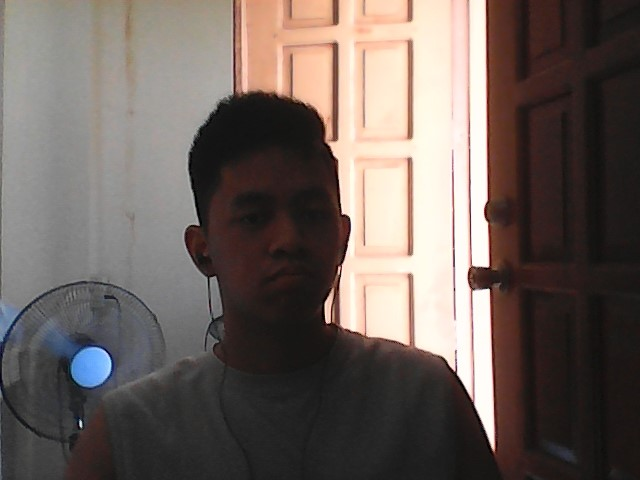
#> input picture Pic1.jpg, 640 x 480 px
$ python SinglePicTest.py
#> lines starting #> are read from the running program, lines starting #| are printed output that depends on the picture; after the words box and inside, x2 and y2 are one past the last pixel; in counts of white or black regions, pixels touching at a corner belong together
import cv2

# Uses Haar Cascade
face_cascade = cv2.CascadeClassifier('haarcascade_frontalface_default.xml')

# Read the input image
img = cv2.imread('Pic1.jpg')
#> img is the input picture: shape (480, 640, 3); mean B, G, R 92.7, 98, 108.7

# Convert into grayscale
gray = cv2.cvtColor(img, cv2.COLOR_BGR2GRAY)
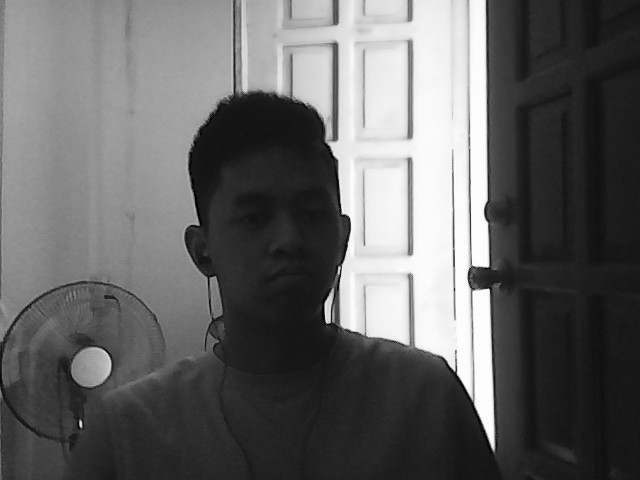
#> gray: shape (480, 640); min 0, max 255, mean 100.6
# Detect faces
faces = face_cascade.detectMultiScale(gray, 1.1, 4)
#> faces = [[350, 227, 72, 72]]
# Draw rectangle around the faces
for (x, y, w, h) in faces:
    cv2.rectangle(img, (x, y), (x+w, y+h), (255, 0, 0), 2)
#> this loop made 1 pass
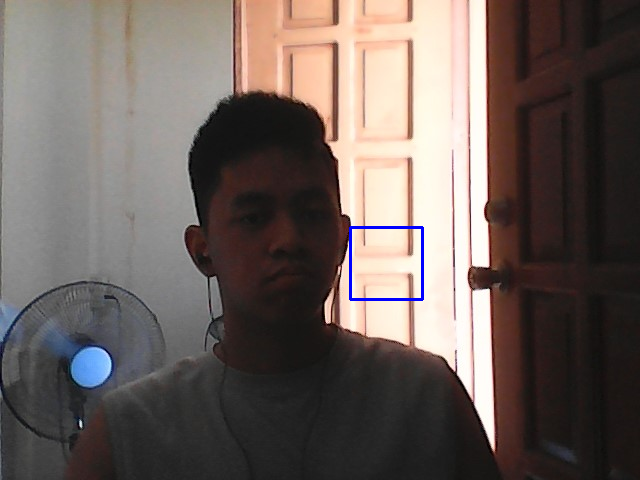
#> img: shape (480, 640, 3); 0.28% of pixels changed, all inside (x1, y1, x2, y2) = (349, 226, 424, 301)
# Display the output
cv2.imshow('img', img)
cv2.waitKey()

$ run again, with Pic2.jpg copied over Pic1.jpg
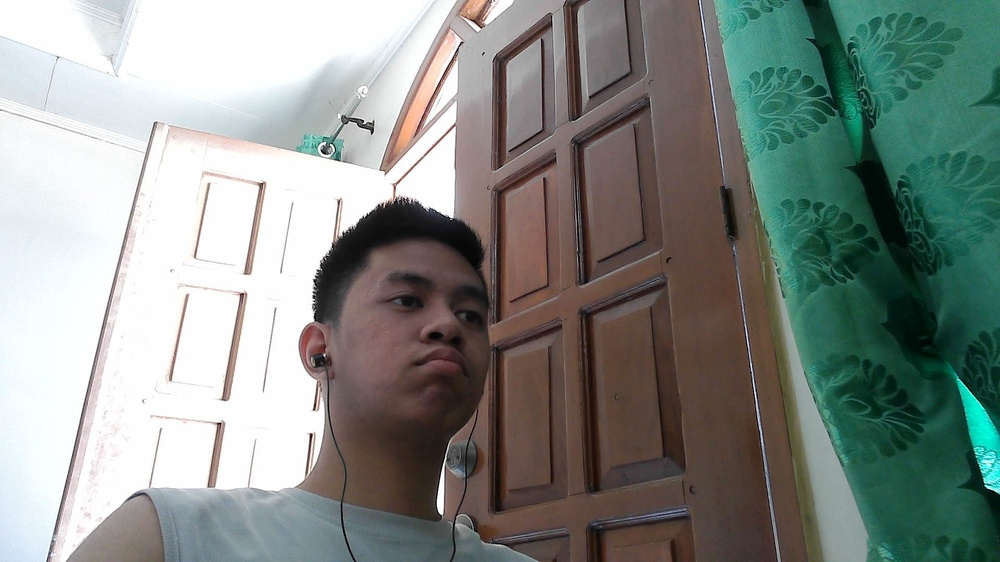
#> input picture Pic2.jpg, 1000 x 562 px, shrunk from 1920 x 1080 before the run
#> img is the input picture: shape (562, 1000, 3); mean B, G, R 135, 140.4, 133.1
#> `gray = cv2.cvtColor(img, cv2.COLOR_BGR2GRAY)`:
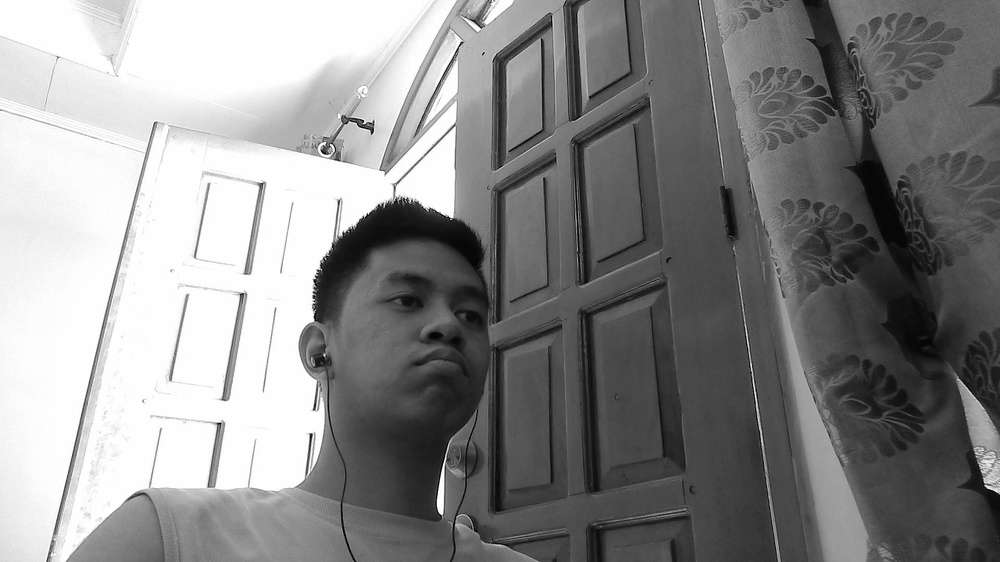
#> gray: shape (562, 1000); min 0, max 255, mean 137.6
#> faces = [[770, 184, 55, 55], [734, 43, 88, 88], [350, 231, 181, 181]]
#> the loop `for (x, y, w, h) in faces:` made 3 passes
#> after the loop `for (x, y, w, h) in faces:`:
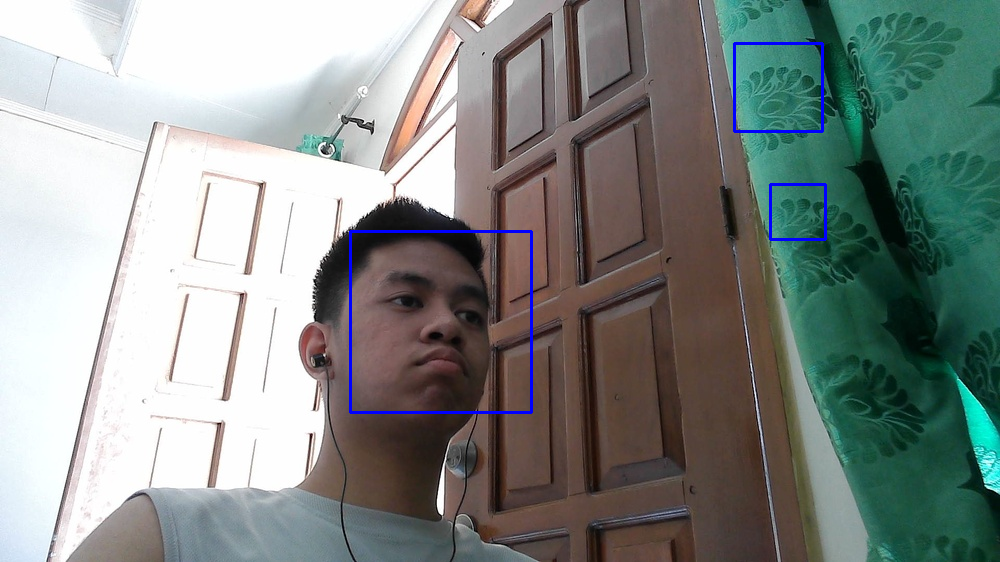
#> img: shape (562, 1000, 3); 0.69% of pixels changed, all inside (x1, y1, x2, y2) = (349, 42, 827, 414)

$ run again, with WIN_20220319_15_56_15_Pro.jpg copied over Pic1.jpg
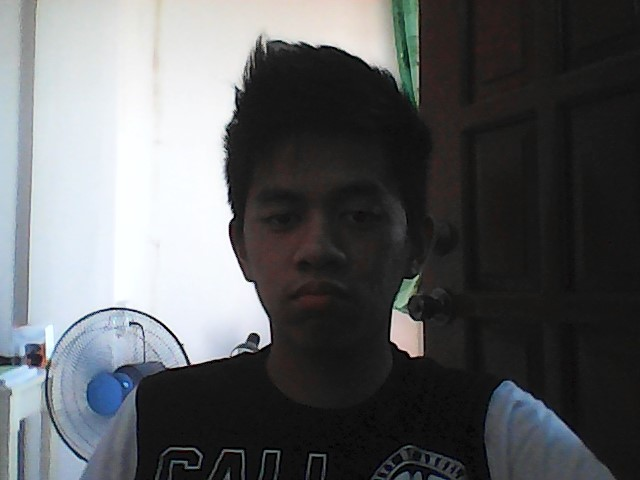
#> input picture WIN_20220319_15_56_15_Pro.jpg, 640 x 480 px
#> img is the input picture: shape (480, 640, 3); mean B, G, R 97.3, 95.3, 93.2
#> `gray = cv2.cvtColor(img, cv2.COLOR_BGR2GRAY)`:
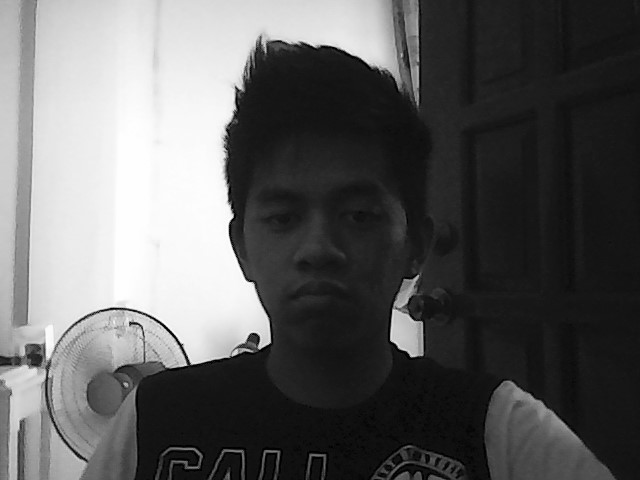
#> gray: shape (480, 640); min 0, max 255, mean 94.9
#> faces = [[242, 151, 157, 157]]
#> the loop `for (x, y, w, h) in faces:` made 1 pass
#> after the loop `for (x, y, w, h) in faces:`:
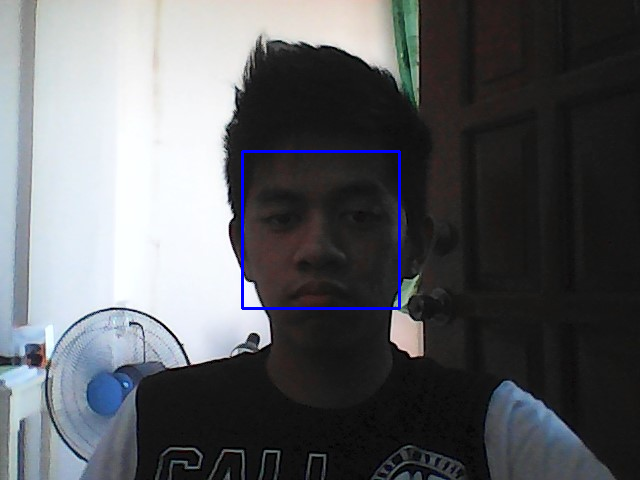
#> img: shape (480, 640, 3); 0.61% of pixels changed, all inside (x1, y1, x2, y2) = (241, 150, 401, 310)
